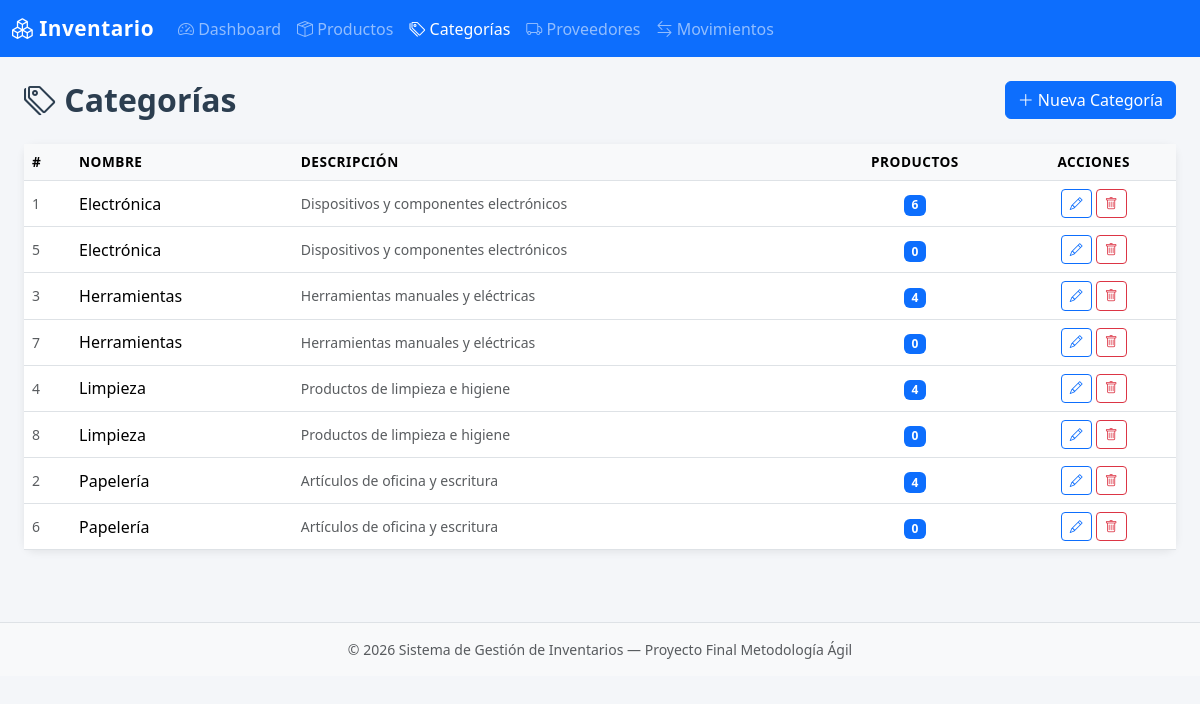
Page /categorias.php on the committed database.
### tables this page shows
CREATE TABLE `categorias` (
  `id` int(11) NOT NULL,
  `nombre` varchar(100) NOT NULL,
  `descripcion` text DEFAULT NULL,
  `creado_en` timestamp NOT NULL DEFAULT current_timestamp()
);

### categorias.php (the view, shortened to what this page needs)
<?php
$conn = conectar();
$accion = $_GET['accion'] ?? 'listar';
require_once 'includes/header.php';
?>
<div class="d-flex justify-content-between align-items-center mb-4">
    <h2 class="page-title mb-0"><i class="bi bi-tags"></i> Categorías</h2>
    <?php if ($accion === 'listar'): ?>
    <a href="categorias.php?accion=nuevo" class="btn btn-primary">
        <i class="bi bi-plus-lg"></i> Nueva Categoría
    </a>
    <?php else: ?>
    <a href="categorias.php" class="btn btn-secondary"><i class="bi bi-arrow-left"></i> Volver</a>
    <?php endif; ?>
</div>
<?php if ($accion === 'listar'): ?>
<?php $lista = $conn->query("SELECT c.*, COUNT(p.id) AS total_productos FROM categorias c LEFT JOIN productos p ON p.categoria_id = c.id GROUP BY c.id ORDER BY c.nombre"); ?>
<div class="card">
    <div class="card-body p-0">
        <table class="table table-hover align-middle mb-0">
            <thead><tr><th>#</th><th>Nombre</th><th>Descripción</th><th class="text-center">Productos</th><th class="text-center">Acciones</th></tr></thead>
            <tbody>
                <?php if ($lista->num_rows === 0): ?>
                <tr><td colspan="5" class="text-center text-muted py-4">Sin categorías.</td></tr>
                <?php else: ?>
                <?php while ($r = $lista->fetch_assoc()): ?>
                <tr>
                    <td class="text-muted small"><?= $r['id'] ?></td>
                    <td><?= htmlspecialchars($r['nombre']) ?></td>
                    <td class="text-muted small"><?= htmlspecialchars($r['descripcion']) ?></td>
                    <td class="text-center"><span class="badge bg-primary"><?= $r['total_productos'] ?></span></td>
                    <td class="text-center">
                        <a href="categorias.php?accion=editar&id=<?= $r['id'] ?>" class="btn btn-sm btn-outline-primary btn-action"><i class="bi bi-pencil"></i></a>
                        <a href="categorias.php?accion=eliminar&id=<?= $r['id'] ?>" class="btn btn-sm btn-outline-danger btn-action btn-delete"><i class="bi bi-trash"></i></a>
                    </td>
                </tr>
                <?php endwhile; ?>
                <?php endif; ?>
            </tbody>
        </table>
    </div>
</div>
<?php endif; ?>
<?php $conn->close(); require_once 'includes/footer.php'; ?>

### css/style.css (style rules this page uses)
body { background-color: #f4f6f9; }
.card { border: none; border-radius: 12px; box-shadow: 0 2px 8px rgba(0,0,0,0.08); }
.table th { background-color: #f8f9fa; font-weight: 600; font-size: 0.85rem; text-transform: uppercase; letter-spacing: 0.5px; }
.btn-action { padding: 0.25rem 0.5rem; font-size: 0.8rem; }
.page-title { font-weight: 700; color: #2c3e50; }

### rows in the picture
categorias: id "1", nombre "Electrónica", descripcion "Dispositivos y componentes electrónicos", total_productos "6"
categorias: id "5", nombre "Electrónica", descripcion "Dispositivos y componentes electrónicos", total_productos "0"
categorias: id "3", nombre "Herramientas", descripcion "Herramientas manuales y eléctricas", total_productos "4"
categorias: id "7", nombre "Herramientas", descripcion "Herramientas manuales y eléctricas", total_productos "0"
categorias: id "4", nombre "Limpieza", descripcion "Productos de limpieza e higiene", total_productos "4"
categorias: id "8", nombre "Limpieza", descripcion "Productos de limpieza e higiene", total_productos "0"
categorias: id "2", nombre "Papelería", descripcion "Artículos de oficina y escritura", total_productos "4"
categorias: id "6", nombre "Papelería", descripcion "Artículos de oficina y escritura", total_productos "0"
